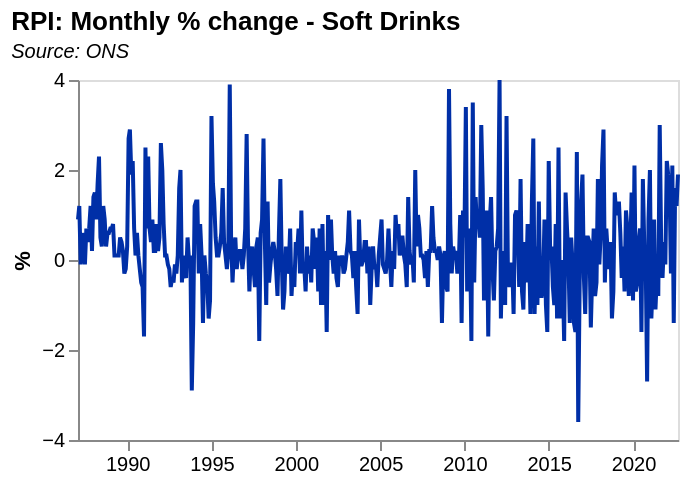

Specify this chart in Vega-Lite:
### Vega-Lite specification from a JSON file in a GitHub repository (floating-point values rounded to 4 significant figures; data arrays with more than 128 entries replaced by an {"elided": "..."} marker saying what was removed)
{"$schema": "https://vega.github.io/schema/vega-lite/v5.json", "data": {"values": {"elided": "428 records"}, "format": {"parse": {"date": "date"}}}, "title": {"text": "RPI: Monthly % change - Soft Drinks", "subtitle": "Source: ONS", "subtitleFontStyle": "italic", "subtitleFontSize": 10, "anchor": "start", "color": "black"}, "width": 300, "height": 180, "mark": {"type": "line", "color": "rgb(0,47,167"}, "encoding": {"x": {"field": "date", "type": "temporal", "axis": {"grid": false}, "title": ""}, "y": {"field": "value", "type": "quantitative", "axis": {"grid": false}, "title": "%"}, "tooltip": [{"field": "date", "type": "temporal", "title": "Year"}, {"field": "value", "type": "quantitative", "title": "%"}]}}
